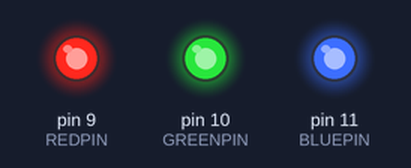
This sketch was run on a simulated Arduino Uno, built with avr-gcc and run on an emulated ATmega328P. Parts: output pins drawn as LEDs (lit = HIGH).

Above: at 0.1 s.
Timing chart, 0 to 1.6 s (numbered marks = the images above):
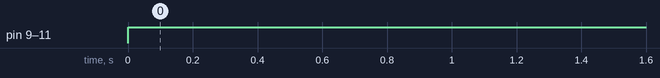

Measured:
- by itself, pin 9 (REDPIN), pin 10 (GREENPIN), pin 11 (BLUEPIN): LOW → HIGH at 0.00 s

The sketch:

ledstrip_test.ino
```cpp
#define REDPIN 9
#define GREENPIN 10
#define BLUEPIN 11

#define FADESPEED 5

void setup() {
  pinMode(REDPIN, OUTPUT);
  pinMode(GREENPIN, OUTPUT);
  pinMode(BLUEPIN, OUTPUT);
}

void red(double percentage) {
  analogWrite(REDPIN, (int) ((percentage / 100.0) * 255.0));
}

void green(double percentage) {
  analogWrite(GREENPIN, (int) ((percentage / 100.0) * 255.0));
}

void blue(double percentage) {
  analogWrite(BLUEPIN, (int) ((percentage / 100.0) * 255.0));
}

void loop() {
  red(100);
  green(100);
  blue(100);
}
```
